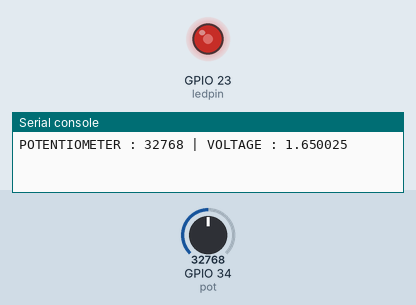
The program below on a simulated ESP32 board running MicroPython. On the bench: output pins drawn as LEDs (lit = HIGH), the last lines printed to the serial console. Wiring (from the project's diagram.json): red LED on GPIO 23, potentiometer on GPIO 34. The test bench sets the inputs (shaded band); at power-on: GPIO 34 (pot) = 32768 (analog values on the 0–65535 scale).

Above: at 1.2 s.
1.3 s: GPIO 34 (pot) set to 45874
At 2.3 s:
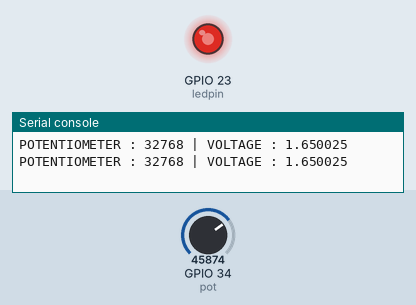
3.5 s: GPIO 34 (pot) set to 57670
At 5.1 s:
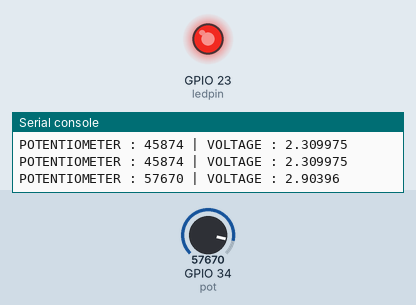
5.5 s: GPIO 34 (pot) set to 7864
At 6.6 s:
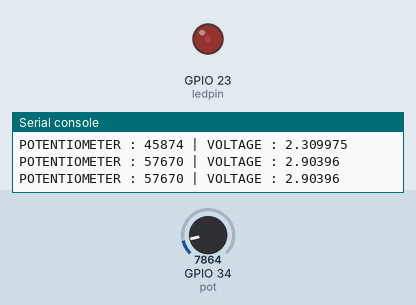
7.5 s: GPIO 34 (pot) set to 0
At 9.4 s:
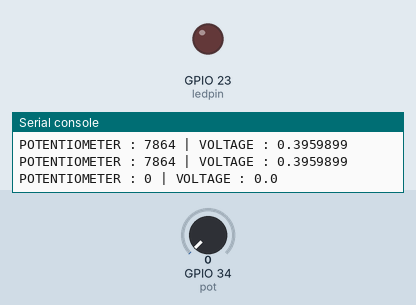
Timing chart, 0 to 10.5 s (numbered marks = the images above; inputs shaded):
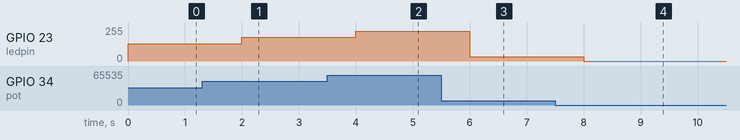

Measured:
- after the input at 1.3 s, GPIO 23 (ledpin): 128/255 → 178/255 after 0.70 s
- after the input at 3.5 s, GPIO 23 (ledpin): 178/255 → 224/255 after 0.50 s
- after the input at 5.5 s, GPIO 23 (ledpin): 224/255 → 31/255 after 0.50 s
- after the input at 7.5 s, GPIO 23 (ledpin): 31/255 → 0/255 after 0.50 s

The program:

potentiometere_with_led.py
```python
# import library
from machine import ADC, Pin, PWM
from time import sleep

pot = ADC(Pin(34), atten=ADC.ATTN_11DB) # Set potentiometer
ledpin = Pin(23, Pin.OUT) # Set led pin
led = PWM(ledpin, freq= 1000, duty_u16=0) # Set led for use pwm

# Create the loop
while True:
    pot_value = pot.read_u16() # Read potentiometer value
    voltage = pot_value * (3.3/65535) # Voltage Range
    led.duty_u16(pot_value) # led light with potentiometer value
    sleep(1) # delay
    print(f"POTENTIOMETER : {pot_value} | VOLTAGE : {voltage}") # print potentiometer and voltage
```
